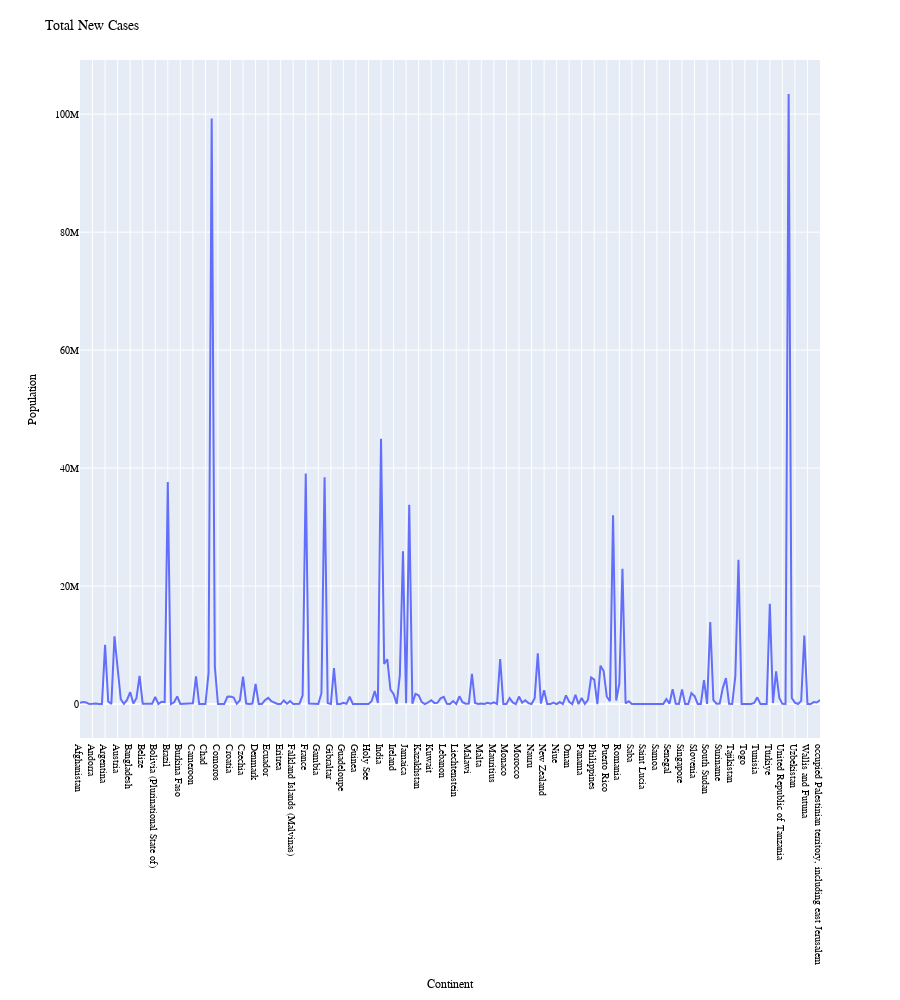

Notebook code for this chart:
### Code cell
fig=px.line(G1,y="New_cases",height=1000)
fig.update_layout(
   title="Total New Cases",
   xaxis_title="Continent",
   yaxis_title="Population",
   legend_title="legend",
   font=dict(family="Arial", size=10, color="black"))
fig.show()

### Figure 1 — Plotly figure (JSON) as saved in the notebook; plotly's stock layout.template omitted (floating-point values rounded to 4 significant figures; data arrays with more than 128 entries replaced by an {"elided": "..."} marker saying what was removed)
{"data": [{"hovertemplate": "Country=%{x}<br>New_cases=%{y}<extra></extra>", "legendgroup": "", "line": {"color": "#636efa", "dash": "solid"}, "marker": {"symbol": "circle"}, "mode": "lines", "name": "", "orientation": "v", "showlegend": false, "type": "scatter", "x": {"elided": "237 str values"}, "xaxis": "x", "y": {"elided": "237 int values"}, "yaxis": "y"}], "layout": {"font": {"color": "black", "family": "Arial", "size": 10}, "height": 1000, "legend": {"title": {"text": "legend"}, "tracegroupgap": 0}, "margin": {"t": 60}, "title": {"text": "Total New Cases"}, "xaxis": {"anchor": "y", "domain": [0, 1], "title": {"text": "Continent"}}, "yaxis": {"anchor": "x", "domain": [0, 1], "title": {"text": "Population"}}}}
